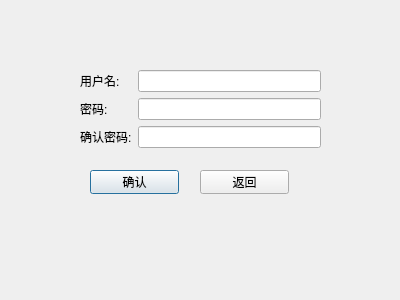
<?xml version="1.0" encoding="UTF-8"?>
<ui version="4.0">
 <class>registerDialog</class>
 <widget class="QDialog" name="registerDialog">
  <property name="geometry">
   <rect>
    <x>0</x>
    <y>0</y>
    <width>400</width>
    <height>300</height>
   </rect>
  </property>
  <property name="windowTitle">
   <string>Dialog</string>
  </property>
  <widget class="QPushButton" name="confirBtn">
   <property name="geometry">
    <rect>
     <x>90</x>
     <y>170</y>
     <width>89</width>
     <height>24</height>
    </rect>
   </property>
   <property name="text">
    <string>确认</string>
   </property>
  </widget>
  <widget class="QPushButton" name="exitBtn">
   <property name="geometry">
    <rect>
     <x>200</x>
     <y>170</y>
     <width>89</width>
     <height>24</height>
    </rect>
   </property>
   <property name="text">
    <string>返回</string>
   </property>
  </widget>
  <widget class="QWidget" name="formLayoutWidget">
   <property name="geometry">
    <rect>
     <x>80</x>
     <y>70</y>
     <width>241</width>
     <height>82</height>
    </rect>
   </property>
   <layout class="QFormLayout" name="formLayout">
    <item row="0" column="0">
     <widget class="QLabel" name="uerText">
      <property name="text">
       <string>用户名:</string>
      </property>
     </widget>
    </item>
    <item row="1" column="0">
     <widget class="QLabel" name="pwdText">
      <property name="text">
       <string>密码:</string>
      </property>
     </widget>
    </item>
    <item row="0" column="1">
     <widget class="QLineEdit" name="usrEdit"/>
    </item>
    <item row="1" column="1">
     <widget class="QLineEdit" name="pwdEdit"/>
    </item>
    <item row="2" column="0">
     <widget class="QLabel" name="pwdText_2">
      <property name="text">
       <string>确认密码:</string>
      </property>
     </widget>
    </item>
    <item row="2" column="1">
     <widget class="QLineEdit" name="pwdComfirEdit"/>
    </item>
   </layout>
  </widget>
 </widget>
 <resources/>
 <connections/>
</ui>
